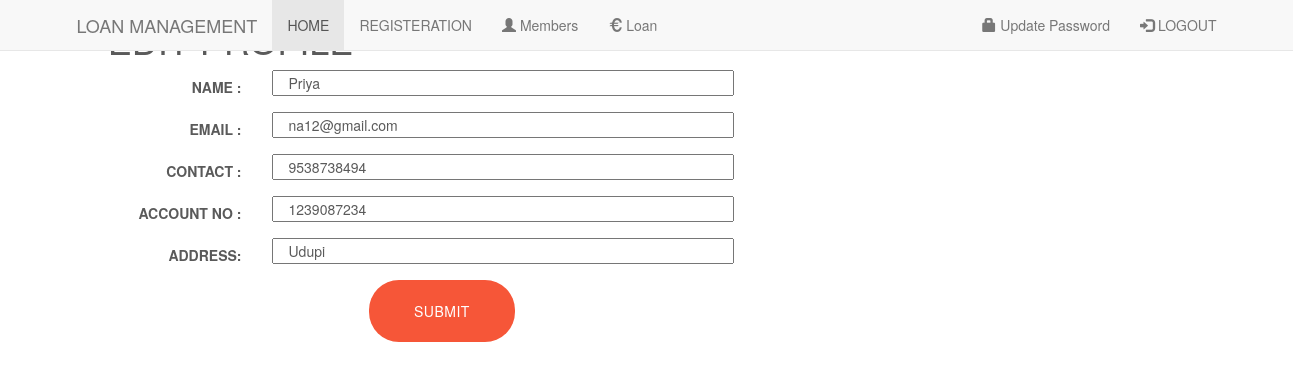
/updatecustomer.php?id=1 (signed in), run on the app's committed database.
### tables this page shows
CREATE TABLE `customer` (
  `cust_id` int(11) NOT NULL,
  `name` varchar(40) NOT NULL,
  `email` varchar(50) NOT NULL,
  `accountno` int(11) NOT NULL,
  `password` varchar(20) NOT NULL,
  `contact` bigint(11) NOT NULL,
  `address` varchar(100) DEFAULT NULL,
  `qualification` varchar(50) DEFAULT NULL,
  `occupation` varchar(50) DEFAULT NULL,
  `comapny` varchar(50) DEFAULT NULL,
  `comp_address` varchar(100) DEFAULT NULL,
  `salary` float(8,2) DEFAULT NULL,
  `designation` varchar(50) DEFAULT NULL,
  `gender` varchar(10) DEFAULT NULL,
  `Country` varchar(50) DEFAULT NULL,
  `state` varchar(50) DEFAULT NULL,
  `bank_id` varchar(20) DEFAULT NULL,
  `assign_to` varchar(50) DEFAULT NULL,
  `sanction_date` date DEFAULT NULL,
  `c_date` date DEFAULT NULL
);

### updatecustomer.php (the view, shortened to what this page needs)
<?php
require("common.php");
$id=$_GET['id'];
  $result = mysqli_query($con, "SELECT * from customer WHERE cust_id=$id");
    $row = mysqli_fetch_array($result);
?>
<!DOCTYPE html>
<html lang="en">
<head>
  <link rel="stylesheet" href="https://maxcdn.bootstrapcdn.com/bootstrap/3.4.1/css/bootstrap.min.css">
  <link href="css/dashboard.css" rel="stylesheet">
  <link rel="stylesheet" href="css/royalslider.css">
</head>
<body>
    <nav class="navbar navbar-default navbar-fixed-top">
      <div class="container">
        <div class="navbar-header">
          <a class="navbar-brand  em-text" href="#">LOAN MANAGEMENT</a>
        </div>
        <div id="navbar" class="collapse navbar-collapse">
          <ul class="nav navbar-nav">
            <li class="active"><a href="admins.php">HOME</a></li>
            <li><a href="customerregister.php?page=customerregister">REGISTERATION</a></li>
<li><a href="viewcustomers.php?page=viewcustomers"><span class="glyphicon glyphicon-user"></span>  Members</a></li>
<li><a href="display_loan.php?page=display_loan"><span class="glyphicon glyphicon-euro"></span> Loan</a></li>
        </ul>
        <ul class="nav navbar-nav navbar-right">
        <li><a href="changepassword.php?page=changepassword"><span class="glyphicon glyphicon-lock"></span> Update Password</a></li>
          <li><a href="logout.php?page=logout"><span class="glyphicon glyphicon-log-in"></span> LOGOUT</a></li>
        </ul>
      </div>
    </div>
  </nav>
        <h1  class="col-sm-offset-1" id="editpro">EDIT PROFILE</h1></div>
        <div class="editprofile">
        <form class="container form-horizontal" action=" " method="post">
  <div class="form-group">
    <label class="control-label col-sm-2" for="name">NAME :</label>
    <div class="col-sm-6">
        <input type="text" class="col-sm-10" id="name" name="name" value="<?php echo $row["name"]; ?>" required>
    </div>
  </div>
        <div class="form-group">
    <label class="control-label col-sm-2" for="email">EMAIL :</label>
    <div class="col-sm-6">
        <input type="email" class="col-sm-10" id="email" name="email"  value="<?php echo $row["email"]; ?>" required>
    </div>
  </div>
            <div class="form-group">
    <label class="control-label col-sm-2" for="contact">CONTACT :</label>
    <div class="col-sm-6">
        <input type="text" class="col-sm-10" id="contact" name="contact"  value="<?php echo $row["contact"]; ?>" required>
    </div>
  </div>
  <div class="form-group">
    <label class="control-label col-sm-2" for="contact">ACCOUNT NO :</label>
    <div class="col-sm-6">
        <input type="text" class="col-sm-10" id="accountno" name="accountno"  value="<?php echo $row["accountno"]; ?>" required>
    </div>
  </div>
  <div class="form-group">
    <label class="control-label col-sm-2" for="address">ADDRESS:</label>
    <div class="col-sm-6">
        <input type="text" class="col-sm-10" id="address" name="address"  value="<?php echo $row["address"]; ?>" required>
    </div>
  </div>
  <div class="form-group">
    <div class="col-sm-offset-3 col-sm-10">
        <input type="submit" class="btn btn-success btn-lg" name="submit" value="SUBMIT">
    </div>
  </div>
</form>
        </div>
     <div style="float: right;" align="right" class="col-sm-4 container" id="google_translate_element"></div>
</body>
</html>

### css/dashboard.css (style rules this page uses)
body { padding-bottom: 40px; color: #5a5a5a; }
.btn { background: #f65638; border: medium none; border-radius: 30px; color: #fff; font-size: 14px; font-weight: 500; line-height: 30px; text-transform: uppercase; height: auto; margin: auto; letter-spacing: 0.5px; padding: 8px 40px; transition: all 0.3s linear 0s; -moz-transition: all 0.3s linear 0s; -o-transition: all 0.3s linear 0s; -webkit-transition: all 0.3s linear 0s; -ms-transition: all 0.3s linear 0s; }
.btn.btn-lg { line-height: 30px; padding: 16px 45px; }

### data on the page
customer: name "Priya", email "na12@gmail.com", contact "9538738494", accountno "1239087234", address "Udupi"
